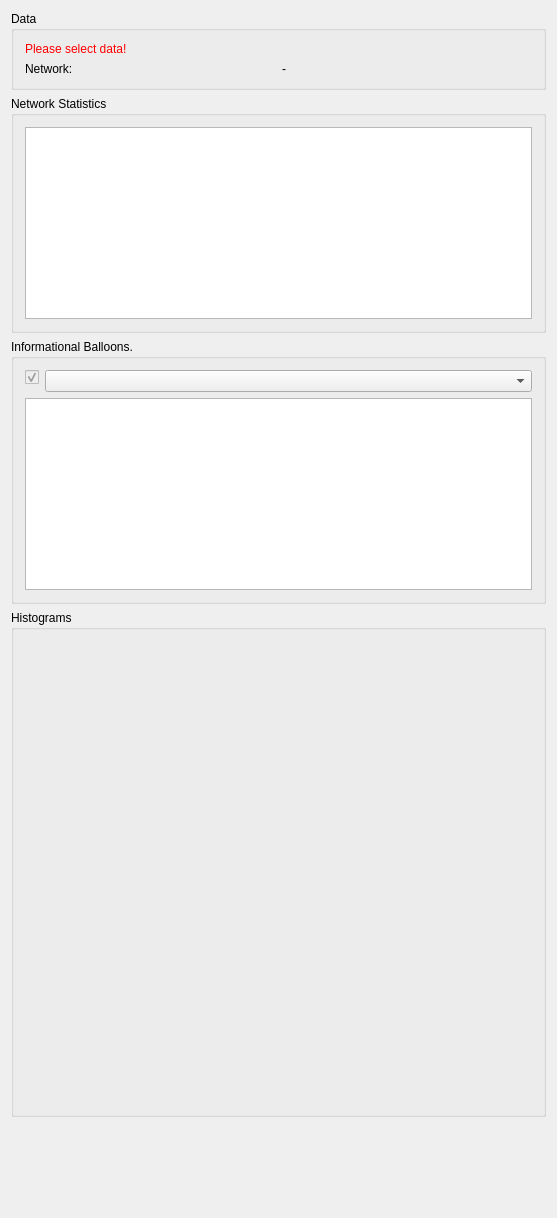
<?xml version="1.0" encoding="UTF-8"?>
<ui version="4.0">
 <class>QmitkConnectomicsStatisticsViewControls</class>
 <widget class="QWidget" name="QmitkConnectomicsStatisticsViewControls">
  <property name="geometry">
   <rect>
    <x>0</x>
    <y>0</y>
    <width>557</width>
    <height>1218</height>
   </rect>
  </property>
  <property name="minimumSize">
   <size>
    <width>0</width>
    <height>0</height>
   </size>
  </property>
  <property name="windowTitle">
   <string>QmitkTemplate</string>
  </property>
  <layout class="QVBoxLayout" name="verticalLayout">
   <item>
    <widget class="QGroupBox" name="inputDataGroupBox">
     <property name="title">
      <string>Data</string>
     </property>
     <layout class="QVBoxLayout" name="verticalLayout_4">
      <item>
       <widget class="QLabel" name="lblWarning">
        <property name="styleSheet">
         <string notr="true">QLabel { color: rgb(255, 0, 0) }</string>
        </property>
        <property name="text">
         <string>Please select data!</string>
        </property>
       </widget>
      </item>
      <item>
       <layout class="QHBoxLayout" name="horizontalLayout_3">
        <item>
         <widget class="QLabel" name="inputImageOneLabel">
          <property name="text">
           <string>Network:</string>
          </property>
         </widget>
        </item>
        <item>
         <widget class="QLabel" name="inputImageOneNameLabel">
          <property name="text">
           <string>-</string>
          </property>
         </widget>
        </item>
       </layout>
      </item>
     </layout>
    </widget>
   </item>
   <item>
    <widget class="QGroupBox" name="networkStatisticsGroupBox">
     <property name="title">
      <string>Network Statistics</string>
     </property>
     <layout class="QFormLayout" name="formLayout">
      <property name="fieldGrowthPolicy">
       <enum>QFormLayout::AllNonFixedFieldsGrow</enum>
      </property>
      <item row="0" column="0" colspan="2">
       <widget class="QPlainTextEdit" name="networkStatisticsPlainTextEdit">
        <property name="enabled">
         <bool>true</bool>
        </property>
        <property name="sizePolicy">
         <sizepolicy hsizetype="Expanding" vsizetype="MinimumExpanding">
          <horstretch>0</horstretch>
          <verstretch>0</verstretch>
         </sizepolicy>
        </property>
        <property name="readOnly">
         <bool>true</bool>
        </property>
       </widget>
      </item>
     </layout>
    </widget>
   </item>
   <item>
    <widget class="QGroupBox" name="networkBalloonsGroupBox">
     <property name="title">
      <string>Informational Balloons.</string>
     </property>
     <layout class="QFormLayout" name="formLayout_2">
      <property name="fieldGrowthPolicy">
       <enum>QFormLayout::AllNonFixedFieldsGrow</enum>
      </property>
      <item row="3" column="0" colspan="2">
       <widget class="QPlainTextEdit" name="networkBalloonsPlainTextEdit">
        <property name="sizePolicy">
         <sizepolicy hsizetype="Expanding" vsizetype="MinimumExpanding">
          <horstretch>0</horstretch>
          <verstretch>0</verstretch>
         </sizepolicy>
        </property>
        <property name="font">
         <font>
          <family>MS Shell Dlg 2</family>
          <pointsize>8</pointsize>
         </font>
        </property>
        <property name="cursor" stdset="0">
         <cursorShape>IBeamCursor</cursorShape>
        </property>
        <property name="acceptDrops">
         <bool>false</bool>
        </property>
        <property name="readOnly">
         <bool>true</bool>
        </property>
       </widget>
      </item>
      <item row="2" column="1">
       <widget class="QComboBox" name="networkBalloonsNodeLabelsComboBox">
        <property name="editable">
         <bool>false</bool>
        </property>
        <property name="currentIndex">
         <number>-1</number>
        </property>
        <property name="maxVisibleItems">
         <number>12</number>
        </property>
        <property name="insertPolicy">
         <enum>QComboBox::InsertAlphabetically</enum>
        </property>
       </widget>
      </item>
      <item row="2" column="0">
       <widget class="QCheckBox" name="networkBalloonsTextOverlayCheckBox">
        <property name="enabled">
         <bool>false</bool>
        </property>
        <property name="cursor">
         <cursorShape>PointingHandCursor</cursorShape>
        </property>
        <property name="layoutDirection">
         <enum>Qt::RightToLeft</enum>
        </property>
        <property name="text">
         <string/>
        </property>
        <property name="checked">
         <bool>true</bool>
        </property>
        <property name="tristate">
         <bool>false</bool>
        </property>
       </widget>
      </item>
     </layout>
    </widget>
   </item>
   <item>
    <widget class="QGroupBox" name="histogramGroupBox">
     <property name="title">
      <string>Histograms</string>
     </property>
     <layout class="QVBoxLayout" name="verticalLayout_2">
      <item>
       <widget class="QmitkNetworkHistogramCanvas" name="degreeNetworkHistogramCanvas" native="true">
        <property name="sizePolicy">
         <sizepolicy hsizetype="Preferred" vsizetype="Preferred">
          <horstretch>0</horstretch>
          <verstretch>0</verstretch>
         </sizepolicy>
        </property>
        <property name="minimumSize">
         <size>
          <width>50</width>
          <height>150</height>
         </size>
        </property>
       </widget>
      </item>
      <item>
       <widget class="QmitkNetworkHistogramCanvas" name="betweennessNetworkHistogramCanvas" native="true">
        <property name="minimumSize">
         <size>
          <width>50</width>
          <height>150</height>
         </size>
        </property>
       </widget>
      </item>
      <item>
       <widget class="QmitkNetworkHistogramCanvas" name="shortestPathNetworkHistogramCanvas" native="true">
        <property name="minimumSize">
         <size>
          <width>50</width>
          <height>150</height>
         </size>
        </property>
       </widget>
      </item>
     </layout>
    </widget>
   </item>
   <item>
    <spacer name="verticalSpacer_2">
     <property name="orientation">
      <enum>Qt::Vertical</enum>
     </property>
     <property name="sizeHint" stdset="0">
      <size>
       <width>20</width>
       <height>40</height>
      </size>
     </property>
    </spacer>
   </item>
  </layout>
 </widget>
 <layoutdefault spacing="6" margin="11"/>
 <customwidgets>
  <customwidget>
   <class>QmitkNetworkHistogramCanvas</class>
   <extends>QWidget</extends>
   <header location="global">internal/Connectomics/QmitkNetworkHistogramCanvas.h</header>
   <container>1</container>
  </customwidget>
 </customwidgets>
 <resources/>
 <connections>
  <connection>
   <sender>networkBalloonsNodeLabelsComboBox</sender>
   <signal>currentIndexChanged(int)</signal>
   <receiver>networkBalloonsNodeLabelsComboBox</receiver>
   <slot>setCurrentIndex(int)</slot>
   <hints>
    <hint type="sourcelabel">
     <x>360</x>
     <y>409</y>
    </hint>
    <hint type="destinationlabel">
     <x>360</x>
     <y>409</y>
    </hint>
   </hints>
  </connection>
 </connections>
</ui>
